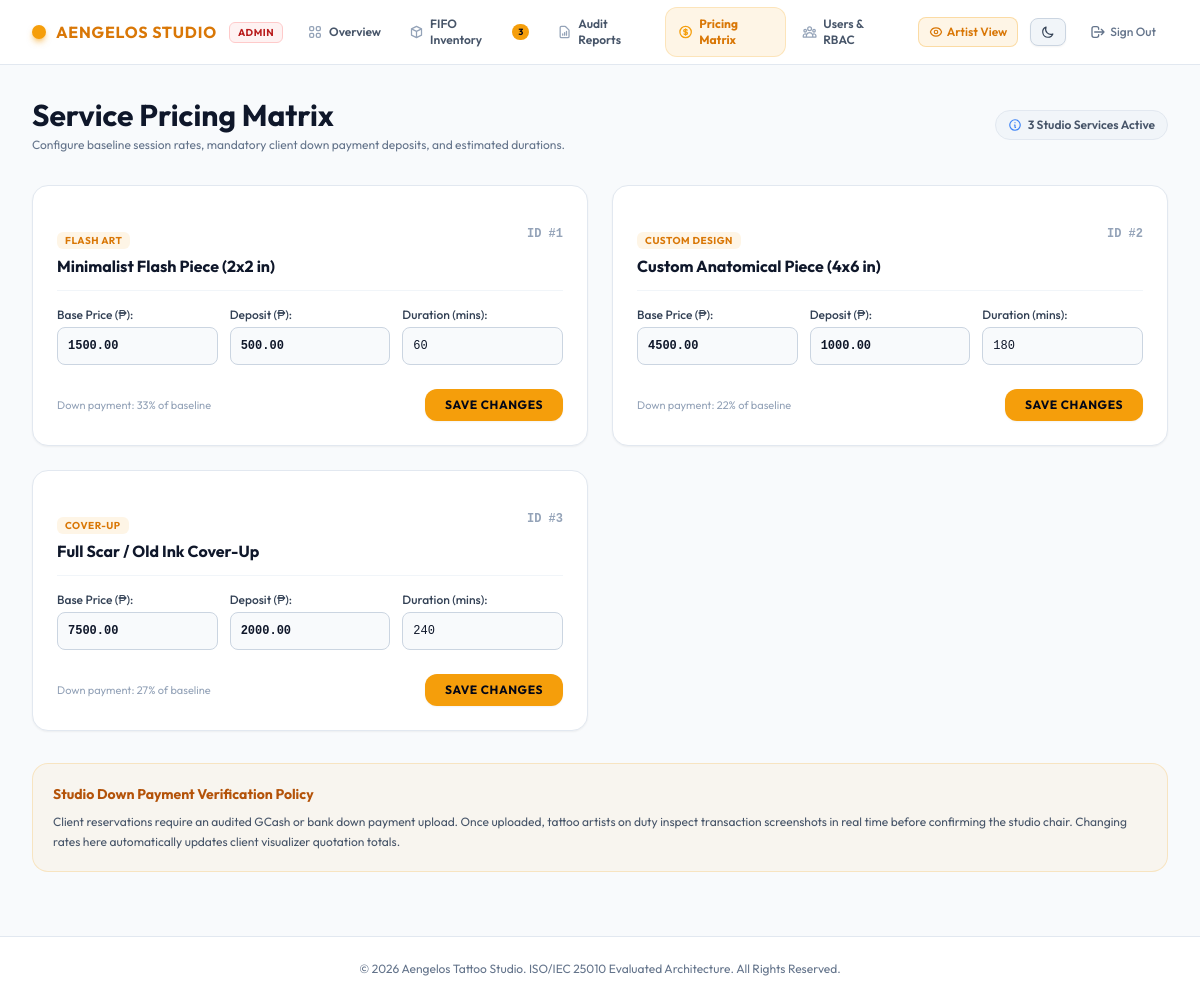
/admin_pricing.php (signed in), run on the app's committed database.
### tables this page shows
CREATE TABLE service_pricing_matrix (
    id INT AUTO_INCREMENT PRIMARY KEY,
    service_name VARCHAR(80) NOT NULL,
    service_category ENUM('Custom Design', 'Flash Art', 'Cover-Up') NOT NULL,
    base_price DECIMAL(10,2) NOT NULL,
    deposit_required DECIMAL(10,2) NOT NULL,
    est_duration_mins INT NOT NULL
);

### public/admin_pricing.php (the view, shortened to what this page needs)
<?php
require_once __DIR__ . '/../config/db.php';
$pricing = $pdo->query("SELECT * FROM service_pricing_matrix ORDER BY id ASC")->fetchAll();
?>
<!DOCTYPE html>
<html lang="en">
<head>
    <script src="https://cdn.tailwindcss.com"></script>
</head>
<body class="bg-slate-50 text-slate-800 dark:bg-zinc-950 dark:text-zinc-100 min-h-screen flex flex-col justify-between transition-colors duration-200">
    <div>
        <?php require_once __DIR__ . '/admin_nav.php'; ?>
        <main class="max-w-7xl mx-auto px-4 sm:px-6 lg:px-8 py-6 sm:py-8 space-y-6 sm:space-y-8">
            <div class="flex flex-col sm:flex-row sm:items-center sm:justify-between gap-3">
                <div>
                    <h1 class="text-2xl sm:text-3xl font-bold text-slate-900 dark:text-white">Service Pricing Matrix</h1>
                    <p class="text-xs text-slate-500 dark:text-zinc-400 mt-1">Configure baseline session rates, mandatory client down payment deposits, and estimated durations.</p>
                </div>
                <div>
                    <span class="text-xs bg-slate-100 dark:bg-zinc-800 text-slate-600 dark:text-zinc-400 px-3 py-1.5 rounded-full border border-slate-200 dark:border-zinc-700 font-semibold inline-flex items-center space-x-1.5">
                        <svg class="w-3.5 h-3.5 text-blue-500" fill="none" stroke="currentColor" viewBox="0 0 24 24"><path stroke-linecap="round" stroke-linejoin="round" stroke-width="2" d="M13 16h-1v-4h-1m1-4h.01M21 12a9 9 0 11-18 0 9 9 0 0118 0z"/></svg>
                        <span><?= count($pricing) ?> Studio Services Active</span>
                    </span>
                </div>
            </div>
            <div class="grid grid-cols-1 md:grid-cols-2 gap-6 items-start">
                <?php foreach ($pricing as $p): ?>
                    <form action="api.php" method="POST" class="bg-white dark:bg-zinc-900/70 p-5 sm:p-6 rounded-2xl border border-slate-200 dark:border-zinc-800 shadow-sm space-y-4 transition-colors">
                        <div class="flex items-start justify-between gap-3 border-b border-slate-100 dark:border-zinc-800 pb-3">
                            <div>
                                <span class="text-[10px] font-bold uppercase tracking-wider text-amber-600 dark:text-amber-400 bg-amber-500/10 px-2 py-0.5 rounded-md"><?= htmlspecialchars($p['service_category']) ?></span>
                                <h3 class="text-base font-bold text-slate-900 dark:text-white mt-1"><?= htmlspecialchars($p['service_name']) ?></h3>
                            </div>
                            <span class="text-xs font-mono font-bold text-slate-400 dark:text-zinc-500">ID #<?= $p['id'] ?></span>
                        </div>
                        <div class="grid grid-cols-1 sm:grid-cols-3 gap-3 text-xs">
                            <div>
                                <label class="block font-medium text-slate-700 dark:text-zinc-300 mb-1">Base Price (₱):</label>
                                <input type="number" step="0.01" name="base_price" value="<?= $p['base_price'] ?>" required class="w-full bg-slate-50 dark:bg-zinc-950 border border-slate-300 dark:border-zinc-700 rounded-lg p-2.5 text-slate-900 dark:text-zinc-200 font-mono font-bold focus:border-amber-500 focus:outline-none transition-colors">
                            </div>
                            <div>
                                <label class="block font-medium text-slate-700 dark:text-zinc-300 mb-1">Deposit (₱):</label>
                                <input type="number" step="0.01" name="deposit_required" value="<?= $p['deposit_required'] ?>" required class="w-full bg-slate-50 dark:bg-zinc-950 border border-slate-300 dark:border-zinc-700 rounded-lg p-2.5 text-slate-900 dark:text-zinc-200 font-mono font-bold focus:border-amber-500 focus:outline-none transition-colors">
                            </div>
                            <div>
                                <label class="block font-medium text-slate-700 dark:text-zinc-300 mb-1">Duration (mins):</label>
                                <input type="number" name="est_duration_mins" value="<?= $p['est_duration_mins'] ?>" required class="w-full bg-slate-50 dark:bg-zinc-950 border border-slate-300 dark:border-zinc-700 rounded-lg p-2.5 text-slate-900 dark:text-zinc-200 font-mono focus:border-amber-500 focus:outline-none transition-colors">
                            </div>
                        </div>
                        <div class="flex items-center justify-between pt-2">
                            <span class="text-[11px] text-slate-400 dark:text-zinc-500">
                                Down payment: <?= round(($p['deposit_required'] / max(1, $p['base_price'])) * 100) ?>% of baseline
                            </span>
                            <button type="submit" class="py-2 px-5 bg-amber-500 hover:bg-amber-600 dark:hover:bg-amber-400 text-slate-950 font-bold rounded-xl text-xs uppercase tracking-wider transition-colors shadow-sm">
                                Save Changes
                            </button>
                        </div>
                    </form>
                <?php endforeach; ?>
            </div>
            <div class="bg-amber-500/5 dark:bg-zinc-900/40 p-5 rounded-2xl border border-amber-500/20 text-xs space-y-2">
                <strong class="font-bold text-amber-700 dark:text-amber-400 block text-sm">Studio Down Payment Verification Policy</strong>
                <p class="text-slate-600 dark:text-zinc-400 leading-relaxed">
                    Client reservations require an audited GCash or bank down payment upload. Once uploaded, tattoo artists on duty inspect transaction screenshots in real time before confirming the studio chair. Changing rates here automatically updates client visualizer quotation totals.
                </p>
            </div>
        </main>
    </div>
    <footer class="py-6 px-4 sm:px-8 border-t border-slate-200 dark:border-zinc-900 bg-white dark:bg-transparent text-center text-xs text-slate-500 dark:text-zinc-600 transition-colors mt-8">
        &copy; <?= date('Y') ?> Aengelos Tattoo Studio. ISO/IEC 25010 Evaluated Architecture. All Rights Reserved.
    </footer>
</body>
</html>

### public/admin_pricing.php (style rules this page uses)
body { font-family: 'Outfit', sans-serif; }

### data on the page
service_pricing_matrix: service_category "FLASH ART", service_name "Minimalist Flash Piece (2x2 in)", id "1", base_price "1500.00", deposit_required "500.00", est_duration_mins "60", ($p['deposit_required'] / max(1, $p['base_price'])) * 100 "33"
service_pricing_matrix: service_category "CUSTOM DESIGN", service_name "Custom Anatomical Piece (4x6 in)", id "2", base_price "4500.00", deposit_required "1000.00", est_duration_mins "180", ($p['deposit_required'] / max(1, $p['base_price'])) * 100 "22"
service_pricing_matrix: service_category "COVER-UP", service_name "Full Scar / Old Ink Cover-Up", id "3", base_price "7500.00", deposit_required "2000.00", est_duration_mins "240", ($p['deposit_required'] / max(1, $p['base_price'])) * 100 "27"

### other printed values
$totalAlertsCount "3"
count($pricing) "3"
